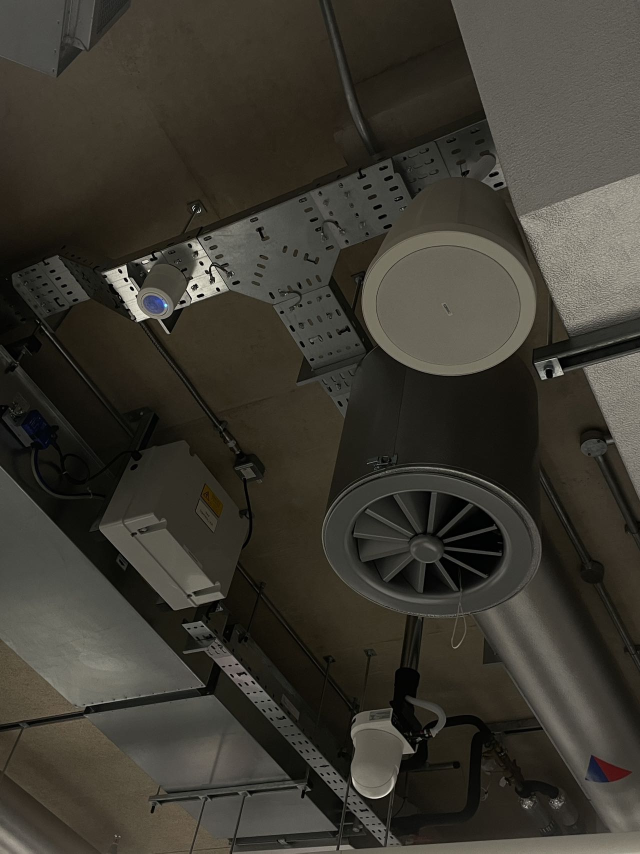
#> input picture dataset/2.jpg, 1280 x 1707 px, given in place of RGB_db.jpg, which was not available (shown at 1/2 size)
$ python task2c_point_cloud_segmentation_height.py
#> lines starting #> are read from the running program, lines starting #| are printed output that depends on the picture; pictures that were not available may be replaced by others from this repository, and a replacement may not be noted
### final/task1.py
# use given dataset images and masks
import math

import numpy as np
import cv2
import os
from sklearn.cluster import KMeans
from sklearn.metrics import auc
import matplotlib.pyplot as plt

from aux_functions import remove_noise_and_display


# [88 lines left out: functions extract_AO_Color_Threshold, extract_AO_Ellipse, not called in this run]


def extract_AO_Kmeans(original_img=None, threshold=50):
    # Convert image from BGR to RGB (OpenCV loads images as BGR by default)
    img = original_img.copy()

    image_rgb = cv2.cvtColor(img, cv2.COLOR_BGR2RGB)

    # Reshape image into a 2D array, where rows are pixels and columns are RGB channels
    pixels = image_rgb.reshape(-1, 3)

    # Set K value (number of clusters)
    k = 75
    # Apply KMeans clustering
    kmeans = KMeans(n_clusters=k, random_state=42)
    kmeans.fit(pixels)

    # Get labels for each pixel
    labels = kmeans.labels_
    # Get the RGB values of cluster centers
    cluster_centers_rgb = kmeans.cluster_centers_
    # Convert RGB colors to HLS
    cluster_centers_hls = cv2.cvtColor(np.uint8([cluster_centers_rgb]), cv2.COLOR_RGB2HLS)[0]

    # [11 lines of commented-out code are left out]
    selected_labels = []
    segmented_image = np.zeros_like(image_rgb)
    for i in range(len(cluster_centers_hls)):
        if 160 > cluster_centers_hls[i][0] > threshold and 100 < cluster_centers_hls[i][1] < 220 and 5 < cluster_centers_hls[i][2]:  # Select blue regions
            selected_labels.append(i)
            # Traverse labels and retain selected pixel labels
            segmented_image[labels.reshape(image_rgb.shape[0], image_rgb.shape[1]) == i] = image_rgb[
                labels.reshape(image_rgb.shape[0], image_rgb.shape[1]) == i]


    # Visualize selected blue regions
    segmented_image = cv2.cvtColor(segmented_image, cv2.COLOR_RGB2BGR)
    segmented_image = cv2.medianBlur(segmented_image, 3)
    # cv2.imshow("Median Blur", predict_mask_color)
    # Create elliptical kernel
    kernel = cv2.getStructuringElement(cv2.MORPH_ELLIPSE, (3,3))
    predict_mask_color = cv2.morphologyEx(segmented_image, cv2.MORPH_DILATE, kernel)

    # cv2.imshow("DILATE", predict_mask_color)
    kernel = cv2.getStructuringElement(cv2.MORPH_ELLIPSE, (7,7))
    # Perform morphological closing (fill gaps)
    processed_mask = cv2.morphologyEx(predict_mask_color, cv2.MORPH_CLOSE, kernel)
    # cv2.imshow("CLOSE", processed_mask)
    # Perform morphological opening (remove small regions)
    segmented_image = cv2.morphologyEx(processed_mask, cv2.MORPH_OPEN, kernel)
    # cv2.imshow("OPEN", predict_mask_color)
    # segmented_image = cv2.cvtColor(predict_mask_color, cv2.COLOR_BGR2GRAY)
    # cv2.imshow("Predict Mask", predict_mask_color)
    cv2.imshow("Kmeans only Segmented Regions", segmented_image)
    cv2.waitKey(1)
    return segmented_image


# [49 lines left out: function extract_AO_color_ellipse, not called in this run]


def extract_AO_k_means_ellipse(original_img=None, predict_mask_color=None, task3=False):
    img = original_img.copy()

    predict_mask_color = remove_noise_and_display(predict_mask_color, min_area=5000)
    kernel = cv2.getStructuringElement(cv2.MORPH_ELLIPSE, (5,5))
    predict_mask_color = cv2.morphologyEx(predict_mask_color, cv2.MORPH_DILATE, kernel)

    # cv2.imshow("Predict Mask GRAY", predict_mask_color)
    # Find contours
    contours, _ = cv2.findContours(predict_mask_color, cv2.RETR_EXTERNAL, cv2.CHAIN_APPROX_NONE)
    ellipses = []
    for contour in contours:
        e = 0.01 * cv2.arcLength(contour, True)
        contour = cv2.approxPolyDP(contour, e, True)
        if len(contour) >= 5:
            # 1. Detect ellipse
            ellipse = cv2.fitEllipse(contour)
            # Ellipse center coordinates; length of the major and minor axes (diameter); ellipse rotation angle
            center, axes, orientation = ellipse
            # 2. Check if the ellipse center is inside the image
            if 0 <= center[0] <= predict_mask_color.shape[0] and 0 <= center[1] <= predict_mask_color.shape[1]:
                ellipses.append(ellipse)
                # cv2.ellipse(img, ellipse, (0, 255, 255), 2)  # Draw yellow ellipse
        else:
            print("Contour has fewer than 5 points, cannot fit an ellipse.")
            return

    # 3. Filter ellipses
    # Sort ellipses by area and find the largest one
    if len(ellipses) == 0:
        print("NO ELLIPSE FOUND")
        return False
    # else:
        # print("ELLIPSE FOUND")
    sorted_ellipses = sorted(ellipses, key=lambda item: item[1][0] * item[1][1], reverse=True)
    cv2.ellipse(img, sorted_ellipses[0], (0, 255, 255), 2)  # Draw yellow ellipse

    # Create a black mask with the same size as the original image
    predict_mask_ellipse = np.zeros_like(img, dtype=np.uint8)
    cv2.ellipse(predict_mask_ellipse, sorted_ellipses[0], (255, 255, 255), -1)
    # elif plot=="1.b_kmeans":
    # cv2.imwrite(f'Dataset/task1/kmeans_ellipse_neo/{name}_1.b_predicted_kmeans.png', img)
    # cv2.imwrite(f'Dataset/task1/kmeans_ellipse/{name}_1.b_predicted_kmeans.png', img)

    cv2.imshow("Detected Circles Kmeans + Fitting Ellipse", img)
    # cv2.imshow("Result", processed_mask)
    # cv2.imshow("Predict Mask Ellipse", predict_mask_ellipse)
    cv2.waitKey(1)
    if task3:
        return predict_mask_ellipse, sorted_ellipses[0]
    else:
        return predict_mask_ellipse

# [62 lines left out: functions compute_fp_tp, read_values, plot_roc, not called in this run]


# [178 lines that do not run on import are left out]

### final/aux_functions.py
from moviepy.video.io.VideoFileClip import VideoFileClip
import os
import cv2
import numpy as np


# Camera calibration parameters
camera_matrix = np.array([[891.63053566, 0., 689.13358247],
                          [0., 887.21568238, 386.16992913],
                          [0., 0., 1.]])

dist_coeffs = np.array([[-0.02120685, 0.12578736, 0.01656369, 0.00091947, -0.31341862]])


# [115 lines left out: functions clip_video, extract_frames, clip_video, undistort, read_and_undistort_images, load_image and 1 more, not called in this run]

from matplotlib.animation import FuncAnimation
# [13 lines left out: function animate_points, not called in this run]


import cv2
import numpy as np
import matplotlib.pyplot as plt


def remove_noise_and_display(image, min_area=500):
    # image = cv2.imread(input_path, cv2.IMREAD_GRAYSCALE)
    image = cv2.cvtColor(image, cv2.COLOR_BGR2GRAY)
    _, binary_image = cv2.threshold(image, 1, 255, cv2.THRESH_BINARY)
    kernel = cv2.getStructuringElement(cv2.MORPH_RECT, (11,11))
    binary_image = cv2.morphologyEx(binary_image, cv2.MORPH_ERODE, kernel)
    num_labels, labels, stats, _ = cv2.connectedComponentsWithStats(binary_image, connectivity=8)

    cleaned_image = np.zeros_like(binary_image)

    for i in range(1, num_labels):
        area = stats[i, cv2.CC_STAT_AREA]
        if area >= min_area:
            cleaned_image[labels == i] = 255

    return cleaned_image

### final/task2c_point_cloud_segmentation_height.py
import cv2
from task1 import extract_AO_Kmeans, extract_AO_k_means_ellipse
import numpy as np
import matplotlib.pyplot as plt


rgb = cv2.imread(f'Dataset/task2/2-c/2-c_pointCloud/RGB_db.jpg')
#> rgb is the input picture: shape (1707, 1280, 3); mean B, G, R 48.4, 56.9, 60
depth = cv2.imread(f'Dataset/task2/2-c/2-c_pointCloud/Depth_db.jpg')
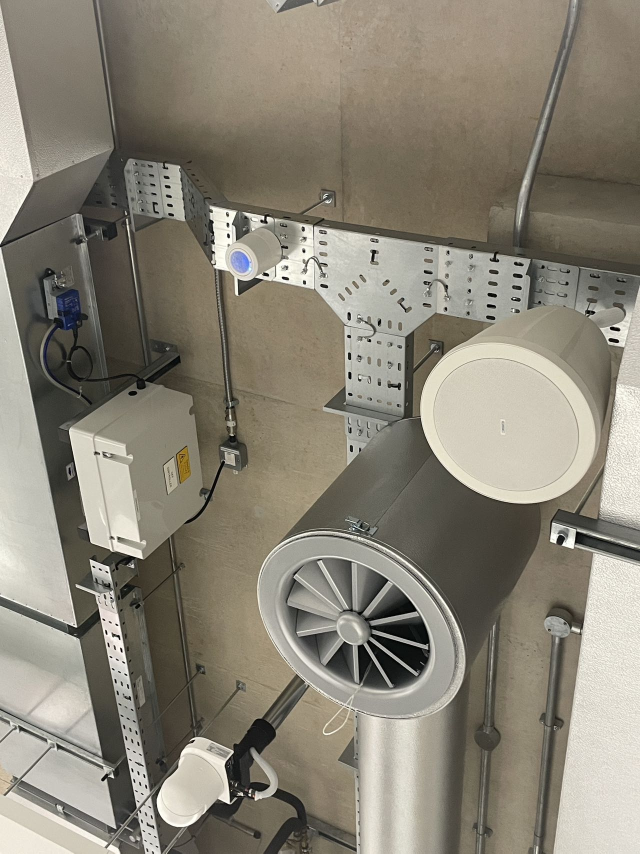
#> input picture dataset/3.jpg, 1280 x 1707 px, given in place of Depth_db.jpg, which was not available (shown at 1/2 size)
#> depth is the input picture: shape (1707, 1280, 3); mean B, G, R 118.4, 131.9, 137.5
rgb = cv2.resize(rgb, (640, 400))
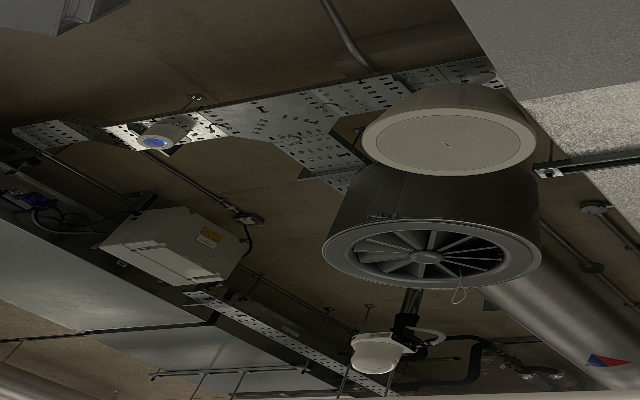
#> rgb: shape (400, 640, 3); mean B, G, R 48.3, 56.8, 59.9
depth = cv2.resize(depth, (640, 400))
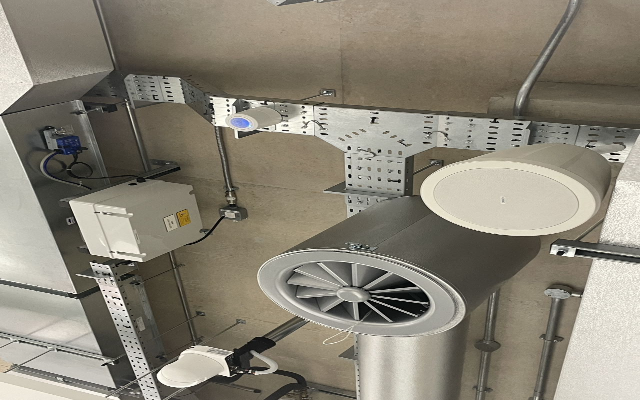
#> depth: shape (400, 640, 3); mean B, G, R 118.3, 131.7, 137.3

hist = cv2.calcHist([depth], [0], None, [256], [0, 256])
#> hist = 256 values, max 2860 at index 108, min 1 at index 251, mean 1000
plt.figure(figsize=(10, 6))
plt.plot(hist, color='blue')
plt.title("Depth Image Histogram")
plt.xlabel("Pixel Value")
plt.ylabel("Frequency")
plt.grid(True)
# plt.savefig("Dataset/task2/depth_histogram.png", dpi=300)
plt.show()
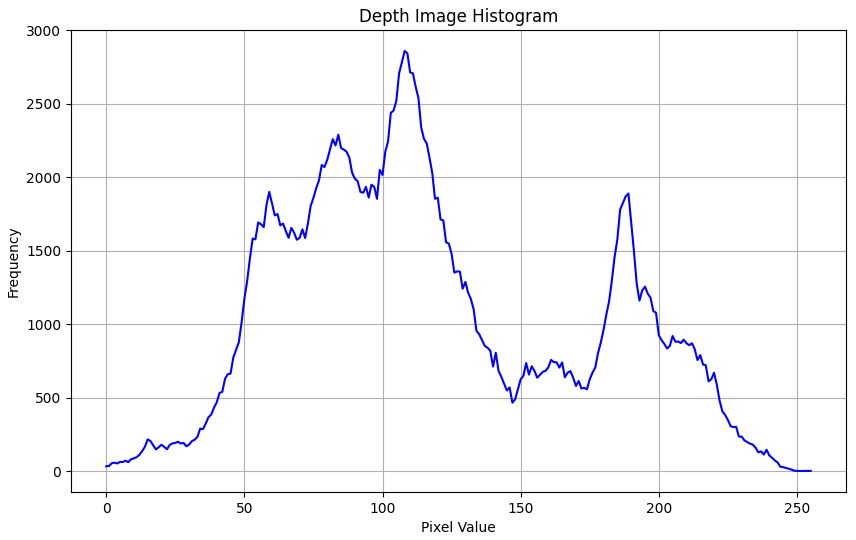
#> figure drawn by matplotlib, 1 panel; curve peaks at x = 108, y = 2860

cv2.imshow('rgb', rgb)
# cv2.imwrite('Dataset/task2/rgb_resize.png', hist)
cv2.waitKey(0)
cv2.imshow('depth', depth)
# cv2.imwrite('Dataset/task2/depth_resize.png', hist)
cv2.waitKey(0)

predict_mask = extract_AO_Kmeans(rgb, threshold=100)
#> after the loop in extract_AO_Kmeans, `for i in range(len(cluster_centers_hls)):`: segmented_image: shape (400, 640, 3); every value is 0
#> after the loop in extract_AO_Kmeans, `for i in range(len(cluster_centers_hls)):`: selected_labels = []
predict_mask = extract_AO_k_means_ellipse(rgb, predict_mask)
#> in remove_noise_and_display, `image = cv2.cvtColor(image, cv2.COLOR_BGR2GRAY)`: image: shape (400, 640); every value is 0
#> in remove_noise_and_display, `num_labels, labels, stats, _ = cv2.connectedComponentsWithStats(binary..`: labels: shape (400, 640) int32; every value is 0
#> in remove_noise_and_display, `num_labels, labels, stats, _ = cv2.connectedComponentsWithStats(binary..`: num_labels = 1; stats = [[0, 0, 640, 400, 256000]]
#> in extract_AO_k_means_ellipse, `contours, _ = cv2.findContours(predict_mask_color, cv2.RETR_EXTERNAL, ..`: contours = []
#> predict_mask = False
#> (the run stopped early here; a loop or call above may not have finished)
